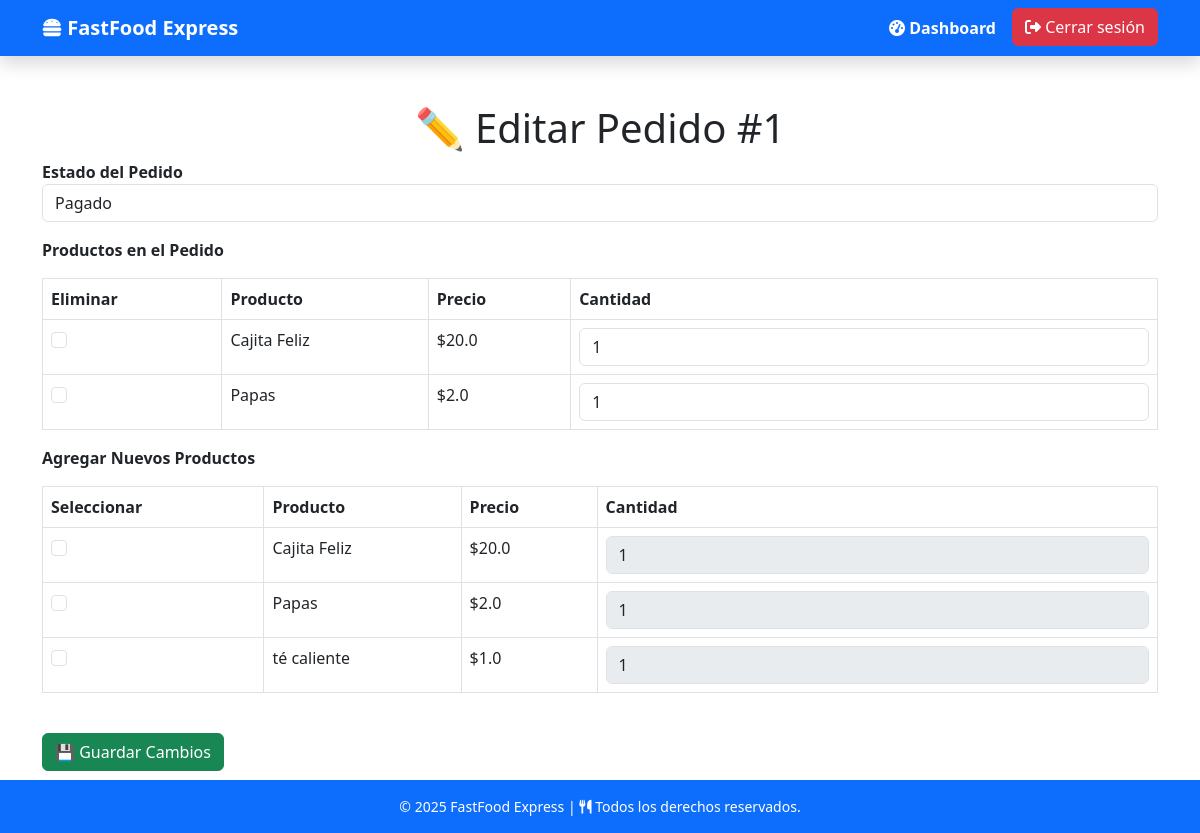
The app's page /pedidos/editar/1/ (signed in), older data.
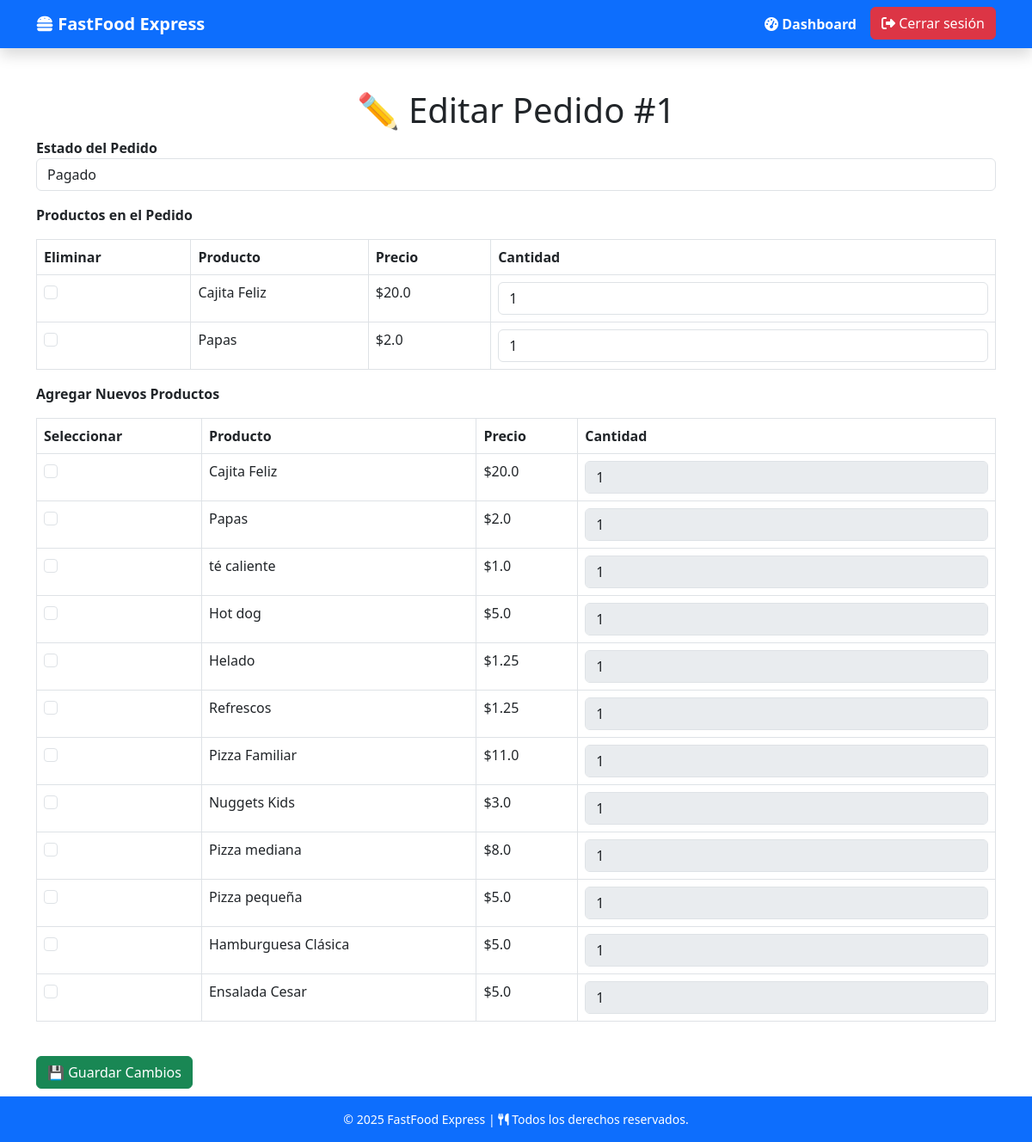
The same page, newer data.
### pedidos/models.py (models this page shows, shortened)
class ItemPedido(models.Model):
    cantidad = models.PositiveIntegerField(default=1)
    observacion = models.CharField(max_length=100, blank=True, default='Ninguna')
    cliente = models.ForeignKey(Cliente, on_delete=models.CASCADE, related_name='items_pedido')
    producto = models.ForeignKey(Producto, on_delete=models.CASCADE)
    pedido = models.ForeignKey("pedidos.Pedido", on_delete=models.CASCADE, related_name="items")
    pokemon_id = models.PositiveIntegerField(null=True, blank=True)
    pokemon_nombre = models.CharField(max_length=50, null=True, blank=True)
    class Meta:
        verbose_name = "Item del Pedido"
        verbose_name_plural = "Items del Pedido"

### menus/models.py (models this page shows, shortened)
class Producto(models.Model):
    nombre = models.CharField(max_length=50)
    descripcion = models.TextField()  # 🔹 Cambiado de CharField a TextField
    precio = models.FloatField()
    disponibilidad = models.BooleanField(default=True)
    categoria = models.ForeignKey(Categoria, on_delete=models.CASCADE, related_name='productos')
    impuestos = models.ManyToManyField(Impuesto, blank=True)

### pedidos/views.py (the view, shortened to what this page needs)
# urls.py: path('pedidos/editar/<int:pedido_numero>/', editar_pedido, name='editar_pedido'),
@login_required
def editar_pedido(request, pedido_numero):
    pedido = get_object_or_404(Pedido, numero=pedido_numero)  # Buscar por `numero`
    productos_disponibles = Producto.objects.filter(disponibilidad=True)
    return render(request, "pedidos/editar_pedido.html", {
        "pedido": pedido,
        "productos": productos_disponibles,
        "EstadoPedido": EstadoPedido  # Para acceder a los estados en la plantilla
    })

### templates/pedidos/editar_pedido.html (shortened to what this page needs)
{% extends 'base.html' %}
{% load static %}
{% block content %}
<div class="container mt-5">
    <h1 class="text-center">✏ Editar Pedido #{{ pedido.numero }}</h1>
    <form method="POST">
        <div class="form-group">
            <label for="estado"><strong>Estado del Pedido</strong></label>
            <select name="estado" id="estado" class="form-control">
                {% for estado, nombre_estado in EstadoPedido.choices %}
                    <option value="{{ estado }}" {% if pedido.estado == estado %}selected{% endif %}>{{ nombre_estado }}</option>
                {% endfor %}
            </select>
        </div>
        <div class="form-group mt-3">
            <label><strong>Productos en el Pedido</strong></label>
            <table class="table table-bordered mt-3">
                <thead class="thead-dark">
                    <tr>
                        <th>Eliminar</th>
                        <th>Producto</th>
                        <th>Precio</th>
                        <th>Cantidad</th>
                    </tr>
                </thead>
                <tbody>
                    {% for item in pedido.items.all %}
                    <tr>
                        <td>
                            <input type="checkbox" name="eliminar_productos" value="{{ item.producto.id }}" class="form-check-input">
                        </td>
                        <td>{{ item.producto.nombre }}</td>
                        <td>${{ item.producto.precio }}</td>
                        <td>
                            <input type="number" name="cantidad_{{ item.producto.id }}" class="form-control" min="1" value="{{ item.cantidad }}">
                        </td>
                    </tr>
                    {% empty %}
                    <tr>
                        <td colspan="4" class="text-center text-muted">No hay productos en este pedido.</td>
                    </tr>
                    {% endfor %}
                </tbody>
            </table>
        </div>
        <div class="form-group mt-3">
            <label><strong>Agregar Nuevos Productos</strong></label>
            <table class="table table-bordered mt-3">
                <thead class="thead-light">
                    <tr>
                        <th>Seleccionar</th>
                        <th>Producto</th>
                        <th>Precio</th>
                        <th>Cantidad</th>
                    </tr>
                </thead>
                <tbody>
                    {% for producto in productos %}
                    <tr>
                        <td>
                            <input class="form-check-input product-checkbox" type="checkbox" name="nuevos_productos" value="{{ producto.id }}">
                        </td>
                        <td>{{ producto.nombre }}</td>
                        <td>${{ producto.precio }}</td>
                        <td>
                            <input type="number" name="cantidad_nuevo_{{ producto.id }}" class="form-control cantidad-input" min="1" value="1" disabled>
                        </td>
                    </tr>
                    {% empty %}
                    <tr>
                        <td colspan="4" class="text-center text-muted">No hay productos disponibles.</td>
                    </tr>
                    {% endfor %}
                </tbody>
            </table>
        </div>
        <button type="submit" class="btn btn-success mt-4">💾 Guardar Cambios</button>
    </form>
    <div class="text-center mt-4">
        <a href="{% url 'lista_pedidos' %}" class="btn btn-secondary">🔙 Volver</a>
    </div>
</div>
{% endblock %}

Row changes from the older to the newer data that the page shows:
added Producto: nombre "Hot dog", precio "5.0"
added Producto: nombre "Helado", precio "1.25"
added Producto: nombre "Refrescos", precio "1.25"
added Producto: nombre "Pizza Familiar", precio "11.0"
added Producto: nombre "Nuggets Kids", precio "3.0"
added Producto: nombre "Pizza mediana", precio "8.0"
added Producto: nombre "Pizza pequeña", precio "5.0"
added Producto: nombre "Hamburguesa Clásica", precio "5.0"
added Producto: nombre "Ensalada Cesar", precio "5.0"
